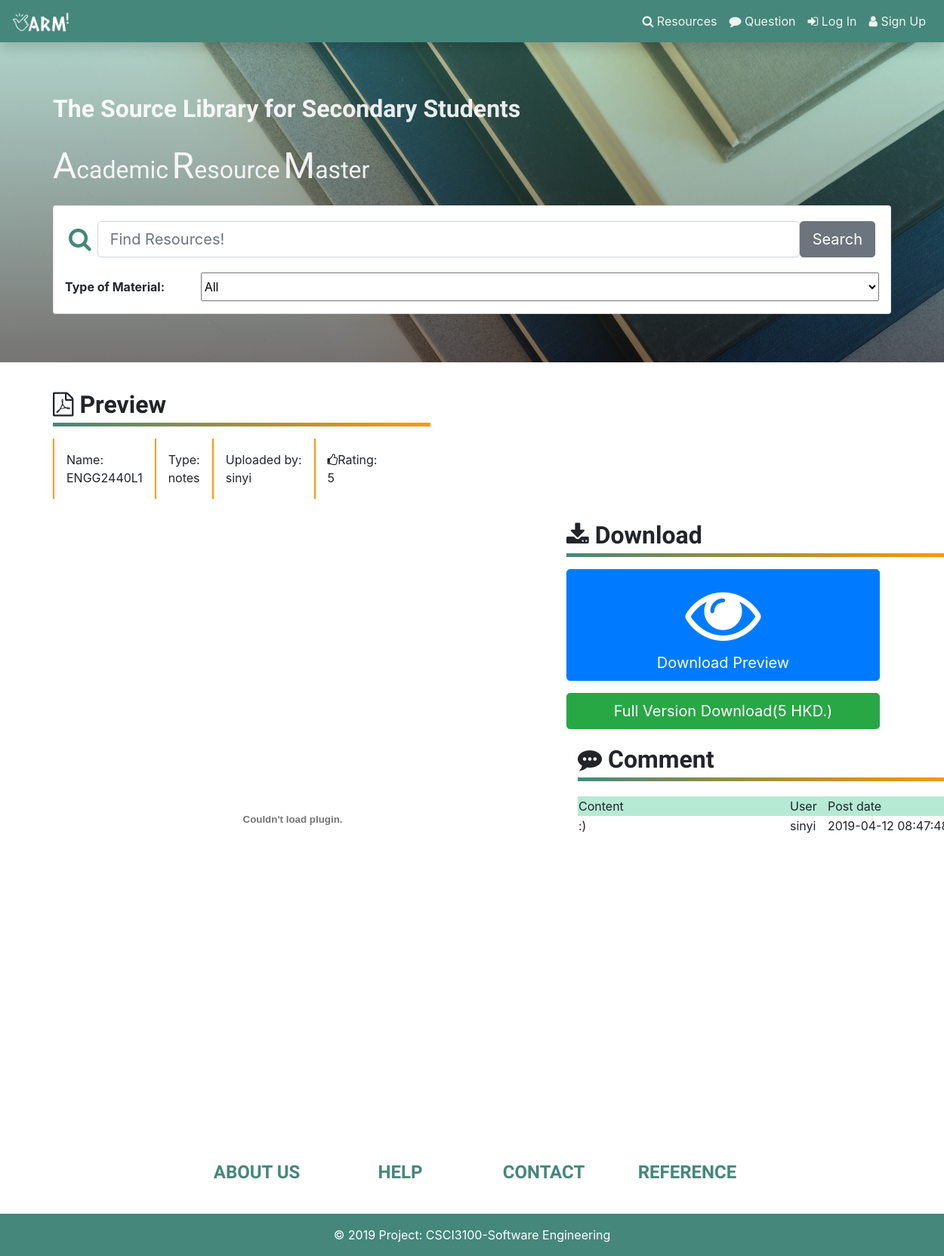
/view.php?fid=24, run on the app's committed database.
### tables this page shows
CREATE TABLE `resource` (
  `fid` int(11) NOT NULL,
  `uid` int(11) NOT NULL,
  `file_url` varchar(255) NOT NULL,
  `rating` int(5) NOT NULL,
  `type` varchar(255) NOT NULL,
  `pages` int(11) NOT NULL,
  `tag` longtext NOT NULL,
  `price` int(11) NOT NULL,
  `name` varchar(255) NOT NULL
);

CREATE TABLE `user` (
  `id` int(11) NOT NULL,
  `username` varchar(255) NOT NULL,
  `password` varchar(255) NOT NULL,
  `email` varchar(255) NOT NULL,
  `identity` varchar(255) NOT NULL,
  `school` varchar(255) NOT NULL,
  `personalInfo` varchar(1000) DEFAULT NULL,
  `iconPath` varchar(255) NOT NULL DEFAULT 'null.jpg',
  `contactInfo` varchar(12) DEFAULT NULL,
  `verified` tinyint(1) NOT NULL DEFAULT '0',
  `token` int(11) NOT NULL
);

CREATE TABLE `comment` (
  `id` int(11) NOT NULL,
  `uid` int(11) NOT NULL,
  `fid` int(11) NOT NULL,
  `content` longtext NOT NULL,
  `timedate` datetime NOT NULL
);

### view.php (the view, shortened to what this page needs)
<!DOCTYPE html>
<html lang="en" xmlns="http://www.w3.org/1999/xhtml">
<head>
    <link rel="stylesheet" href="assets/main.css">
    <link rel="stylesheet" href="assets/Rating.css">
</head>
<body>
<?php include('menu.php');
include('search_header.php');  ?>
<?php
	include("connect.php");
	$fid = $_GET['fid'];
	$sql = "SELECT * FROM resource WHERE fid = '".$fid."' LIMIT 1";
	$res = mysqli_query($db, $sql) or die(mysqli_error($db));
	$row = mysqli_fetch_assoc($res);
  $res_2 = mysqli_query($db, "SELECT AVG(rating) FROM rating WHERE fid = '".$fid."'") or die(mysqli_error($db));
	if(mysqli_num_rows($res) == 1){
		$uploader = $row['uid'];
		$type = $row['type'];
		$displayname = $row['name'];
		$file = $row['file_url'];
		$pay = $row['price'];
		$rating = $row['rating'];
    $rating = (int)mysqli_fetch_assoc($res_2)['AVG(rating)'];
	}else{
		echo "<script>
		window.location.href='404.php';
		</script>";
	}
?>
    <div class="container">
        <p class="color-header"><font face="Economica, sans-serif" size="6"><b><i class="fa fa-file-pdf-o"></i> Preview</b></font></p>
		<div class = "row">
		<div class="container">
		<?php
			function getusername($uid) {
				include("connect.php");
				$sql = "SELECT username FROM user WHERE id='".$uid."' LIMIT 1";
				$res = mysqli_query($db, $sql) or die(mysqli_error($db));
				$row = mysqli_fetch_assoc($res);
				return $row['username'];
			}
			echo "<ul class ='des'>
				<li class ='des2'><div>Name:</div>".$displayname."</li>
				<li class ='des2'><div>Type:</div>".$type."</li>
				<li class ='des2'><div>Uploaded by:</div>".getusername($uploader)."</li>
				<li class ='des2'><div><i class='fa fa-thumbs-o-up' aria-hidden='true'></i>Rating:</div>".$rating."</li>
			</ul>";
		?>
		</div>
		</div>
		<br/>
          <div class = "row" >
            <div class = "col">
			<?php
			  echo "<object width='100%' height='800' data='source_database/preview/".$file."_preview.pdf#zoom=100#view=FitH'></object>";
			?>
			</div>
            <div class = "col-sm-5 mx-auto">
              <div class="container">
                  <p class="color-header"><font face="Economica, sans-serif" size="6"><b><i class="fa fa-download"></i> Download</b></font></p>
						<form method="post" class="row" name="reply_submit" value="Reply" />
							<div class="col-lg-12 sm-auto">
							<p>
								<?php echo "<a href='source_database/preview/".$file."_preview.pdf' download" ?>
								class="btn btn-sq-lg btn-primary btn-lg btn-block" name="preview_submit" value="Download Preview" />
								<i class="fa fa-eye fa-5x"></i><br>Download Preview
							</p>
						</div>
						<div class="col-lg-12 sm-auto">
							<p>
								<?php
								if($pay == 0){
										$money = "Full Version Download(FREE)";
									}else{
										$money = "Full Version Download(".$pay." HKD.)";
								}
								echo "<input type='submit' class='btn btn-sq-lg btn-success btn-lg btn-block' value='".$money."' name='full_submit'></input>";
								?>
						  </p>
						</div>
              <div class="container">
                  <p class="color-header"><font face="Economica, sans-serif" size="6"><b><i class="fa fa-commenting"></i> Comment</b></font></p>
				<div id='T2'><table>
          <tr style='background-color:#b6ead4'><td width='280'>Content</td><td width = 50>User</td><td>Post date</td></tr>
          <?php
            include("connect.php");
            $sql =  "SELECT * FROM comment WHERE fid='".$fid."' ORDER BY timedate ASC";
            $res = mysqli_query($db, $sql) or die(mysqli_error($db));
            if (mysqli_num_rows($res) > 0){
              while($row = mysqli_fetch_assoc($res)){
                $content = $row['content'];
                $date_time = $row['timedate'];
                $row = mysqli_fetch_assoc(mysqli_query($db,"SELECT username FROM user WHERE id='".$row['uid']."'"));
                $user_name = $row['username'];
                echo "<tr><td>".$content."</td><td>".$user_name."</td><td>".$date_time."</td></tr>";
              }
            }
          ?>
				</table></div>
              </div>
            </div>
          </div>
    </div>
	</div>
<?php include('footer.php'); ?>
</body>
</html>

### assets/main.css (style rules this page uses)
body { background: rgba(256, 256, 256, 0.9); }
.color-header { width:500px; border-bottom: 5px solid transparent; border-image: linear-gradient(to right, #45877b 0%, #ff9900 100%); border-image-slice: 1 }

### view.php (style rules this page uses)
ul.des { list-style-type: none; margin: 0; padding: 0; overflow: hidden; }
li.des2 { float: left; padding: 16px; text-decoration: none; border-left: 2px solid rgb(255, 153, 0); }
#T2 { height:130px; width: 500px; overflow:auto; margin-top:20px; }

### data on the page
resource: name "ENGG2440L1", type "notes", uid.username "sinyi", full_submit "Full Version Download(5 HKD.)"
comment: content ":)", uid.username "sinyi", timedate "2019-04-12…"

### other printed values
$rating "5"
